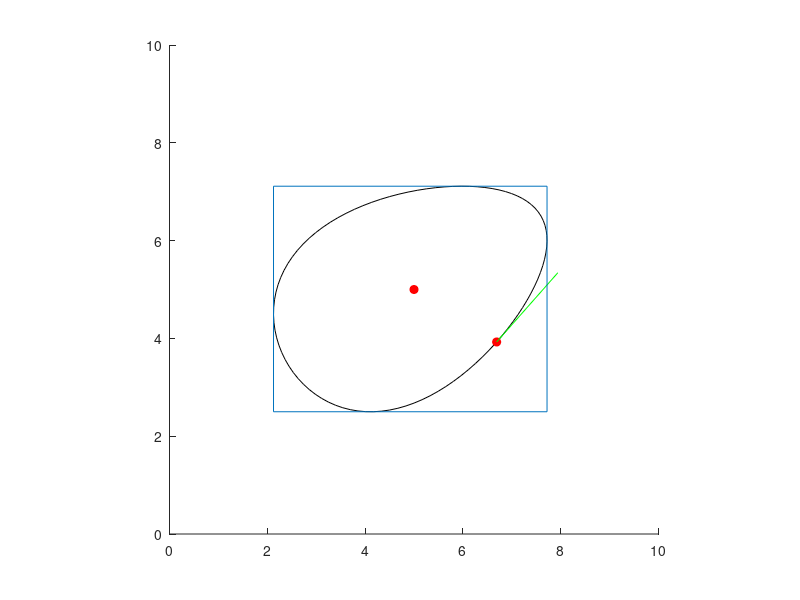

The MATLAB source for this figure: (Note: this script raises an error after producing the figure.)
function eggxample01()
    egg_params = struct();
    egg_params.a = 3; egg_params.b = 2; egg_params.c = .15;
    x0 = 5; y0 = 5; theta = pi/6;
    hold on; axis equal; axis square
    axis([0,10,0,10])
    %plot the origin of the egg frame
    plot(x0,y0,'ro','markerfacecolor','r');
    %compute the perimeter of the egg
    [V_list, ~] = egg_func(linspace(0,1,100),x0,y0,theta,egg_params);
    %plot the perimeter of the egg
    plot(V_list(1,:),V_list(2,:),'k');
    %compute a single point along the egg (s=.8)
    %as well as the tangent vector at that point
    [V_single, G_single] = egg_func(.8,x0,y0,theta,egg_params);
    %plot this single point on the egg
    plot(V_single(1),V_single(2),'ro','markerfacecolor','r');
    %plot this tangent vector on the egg
    vector_scaling = .1;
    tan_vec_x = [V_single(1),V_single(1)+vector_scaling*G_single(1)];
    tan_vec_y = [V_single(2),V_single(2)+vector_scaling*G_single(2)];
    plot(tan_vec_x,tan_vec_y,'g')

    [xmin, xmax, ymin, ymax,~,~] = find_bounding_box(x0, y0, theta, egg_params);
    plot([xmin,xmax,xmax,xmin,xmin],[ymin,ymin,ymax,ymax,ymin])

    [tg, tw] = collision_func(@egg_trajectory01, egg_params, 0.0, 30.0);
    %fprintf('t_ground = %.4f, t_wall = %.4f\n', tg, tw);

    mypath1 = 'C:\Users\jvidaurrazaga\OneDrive - Olin College of Engineering\Documents\GitHub\Applied-Math-Assignment-1-Team-12\';
    fname='egg_animation.avi';
    input_fname = [mypath1,fname];
    writerObj = VideoWriter(input_fname);
    open(writerObj);
    fig1 = figure(1);
    %set up the plotting axis
    hold on; axis equal; axis square
    axis([0,30,0,30])
    %initialize the plot of the square
    egg_plot = plot(0,0,'k');
    xline(30,"LineWidth",2)
    yline(0,"LineWidth",2)
   
    if tg<tw
        t_final=tg;
    else
        t_final=tw;
    end

    for t=0:.001:t_final
        %compute the position of the square's center (travelling along ellipse)
        [position_x, position_y,new_theta]=egg_trajectory01(t);
        [V_list, ~] = egg_func(linspace(0,1,100),position_x,position_y,new_theta,egg_params);
        %update the coordinates of the egg plot
        set(egg_plot,'xdata',V_list(1,:),'ydata',V_list(2,:));
        %update the actual plotting window
        drawnow;
        %capture a frame (what is currently plotted)
        current_frame = getframe(fig1);
        %write the frame to the video
        writeVideo(writerObj,current_frame);
    end
    [~, x_max_final,~,y_max_final,x_max_y_final, y_min_x_final]=find_bounding_box(position_x,position_y,new_theta,egg_params);
    

    if t_final==tw
        plot(x_max_final,x_max_y_final,'ro','markerfacecolor','r')
    else
        plot(y_min_x_final,y_max_final,'ro','markerfacecolor','r')
    end
    drawnow;
    %capture a frame (what is currently plotted)
    current_frame = getframe(fig1);
    %write the frame to the video
    writeVideo(writerObj,current_frame);
    close(writerObj);
end


function [xmin, xmax, ymin, ymax, xmax_y, ymin_x] = find_bounding_box(x0, y0, theta, egg_params)
    egg_wrapper_func2_x= @(s_in)egg_wrapper_func1_x(s_in, x0, y0, theta, egg_params);
    egg_wrapper_func2_y= @(s_in)egg_wrapper_func1_y(s_in, x0, y0, theta, egg_params);
    s_guess_list = 0:0.2:1;
    dxtol=1e-14; ytol=1e-14; max_iter=200; dfdxmin = 1e-8;
    x_list=[];
    xy_list=[];
    y_list=[];
    yx_list=[];
    for s_guess = s_guess_list
        s_rootx=fzero(egg_wrapper_func2_x, s_guess);
        [V,~]=egg_func(s_rootx, x0, y0, theta, egg_params);
        x_list(end+1)=V(1);
        xy_list(end+1)=V(2);
        s_rooty=fzero(egg_wrapper_func2_y, s_guess);
        [V,~]=egg_func(s_rooty, x0, y0, theta, egg_params);
        y_list(end+1)=V(2);
        yx_list(end+1)=V(1);
    end

    xmin=100;
    xmax=0;
    ymin=100;
    ymax=0;
    for i = 1:length(x_list)
        if x_list(i)<xmin
            xmin=x_list(i);
        end
        if x_list(i)>xmax
            xmax=x_list(i);
            xmax_y=xy_list(i);
        end
    end
    for i = 1:length(y_list)
        if y_list(i)<ymin
            ymin=y_list(i);
            ymin_x=yx_list(i);
        end
        if y_list(i)>ymax
            ymax=y_list(i);
        end
    end
end

function Gx = egg_wrapper_func1_x(s, x0, y0, theta, egg_params)
    [~, G] = egg_func(s, x0, y0, theta, egg_params);
    Gx=G(1);
end
function Gy = egg_wrapper_func1_y(s, x0, y0, theta, egg_params)
    [~, G] = egg_func(s, x0, y0, theta, egg_params);
    Gy=G(2);
end

function [x0,y0,theta] = egg_trajectory01(t)
x0 = 7*t + 8;
y0 = -6*t.^2 + 20*t + 6;
theta = 5*t;
end

function [t_ground,t_wall] = collision_func(traj_fun, egg_params, y_ground, x_wall)
    g_ground = @(t) ymin_at_t(t) - y_ground;  
    g_wall   = @(t) xmax_at_t(t) - x_wall;    

    t_ground = time_finder(g_ground, 0);
    t_wall   = time_finder(g_wall,   0);

    function val = ymin_at_t(t)
        [x0,y0,theta] = traj_fun(t);
        [~, ~, ymin, ~] = find_bounding_box(x0, y0, theta, egg_params);
        val = ymin;
    end
    function val = xmax_at_t(t)
        [x0,y0,theta] = traj_fun(t);
        [~, xmax, ~, ~] = find_bounding_box(x0, y0, theta, egg_params);
        val = xmax;
    end

    function t_hit = time_finder(g, t0)
        tL = t0; gL = g(t0);
        dt = 0.1;   
        tR = tL + dt; gR = g(tR);     
        while sign(gL)*sign(gR) > 0
            tL = tR; gL = gR;
            dt = dt*2;
            tR = tR + dt;
            gR = g(tR);
        end
        t_hit = fzero(g, [tL tR]);
    end
end



function [V, G] = egg_func(s,x0,y0,theta,egg_params)
    a=egg_params.a; b=egg_params.b; c=egg_params.c;
    x = a*cos(2*pi*s); f = exp(-c*x/2); y = b*sin(2*pi*s).*f;
    dx = -2*pi*a*sin(2*pi*s); df = (-c/2)*f.*dx; dy = 2*pi*b*cos(2*pi*s).*f + b*sin(2*pi*s).*df;
    R = [cos(theta),-sin(theta);sin(theta),cos(theta)];
    V = R*[x;y]+[x0*ones(1,length(theta));y0*ones(1,length(theta))];
    G = R*[dx;dy];
end
